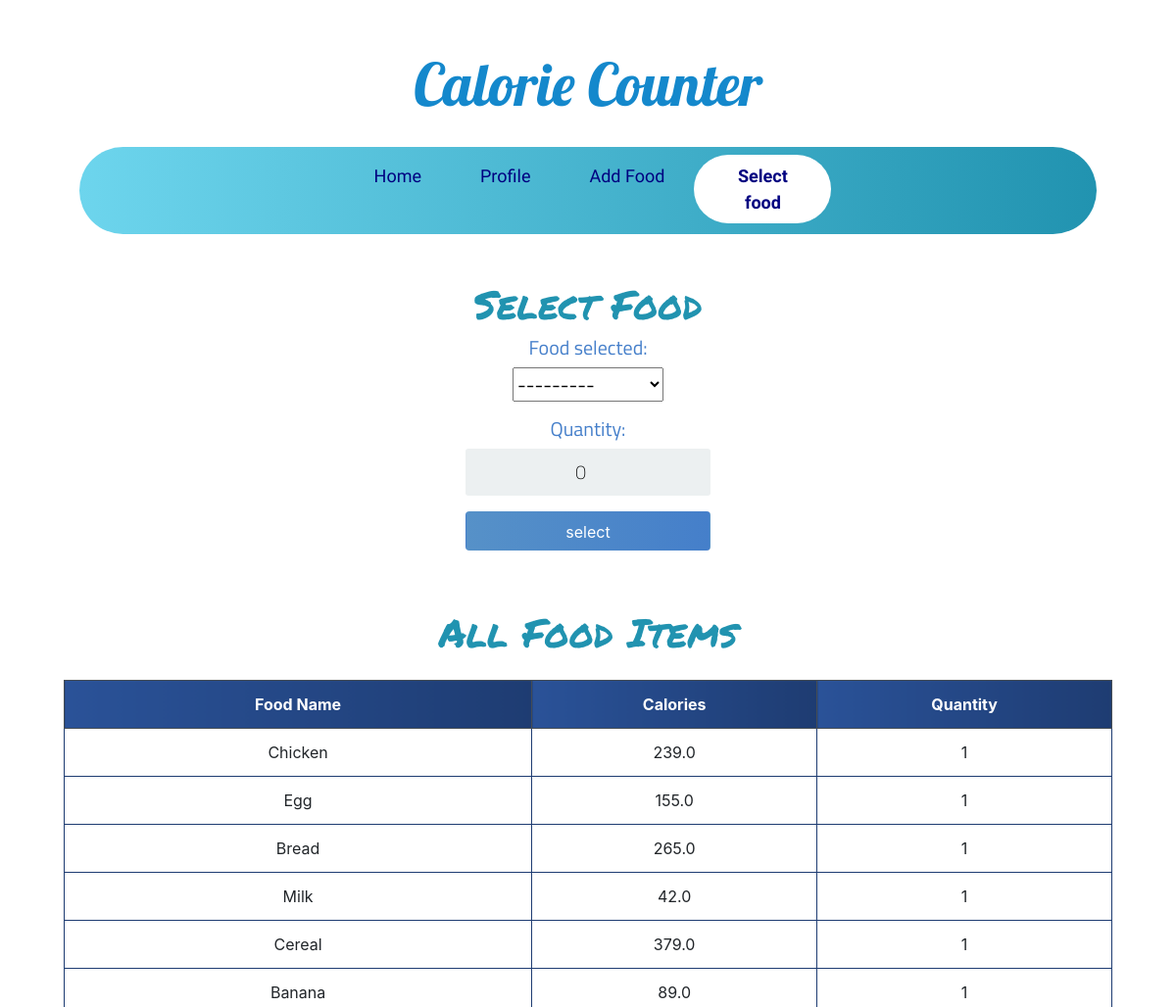
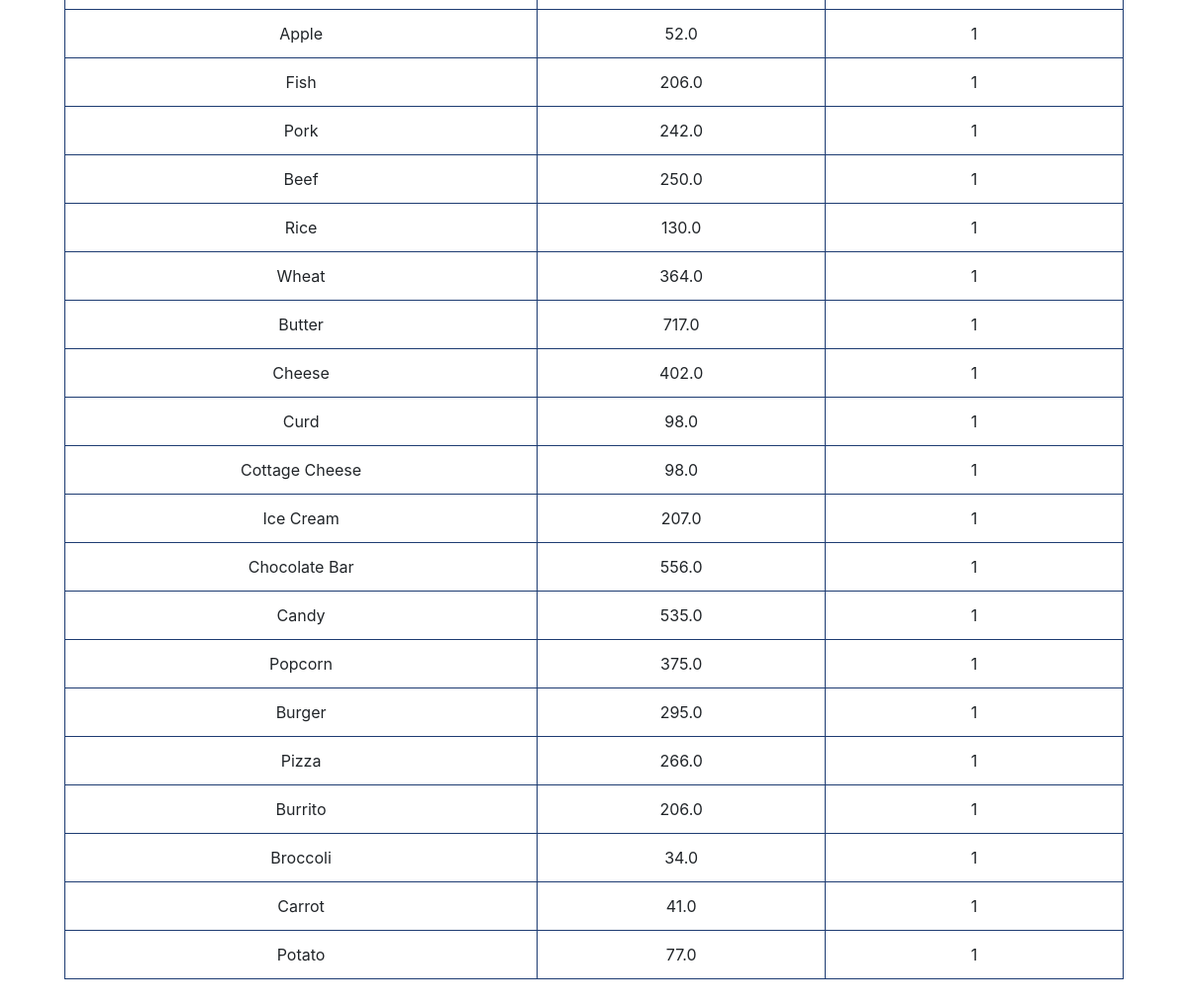
/select_food/ (signed in), run on the app's committed database (2 pictures, top to bottom).
### calories/models.py (models this page shows)
class Food(models.Model):
	name = models.CharField(max_length=200 ,null=False)
	quantity = models.PositiveIntegerField(null=False,default=0)
	calorie = models.FloatField(null=False,default=0)
	person_of = models.ForeignKey(User,null=True,on_delete=models.CASCADE)
	def __str__(self):
		return self.name

### calories/views.py (the view)
# urls.py: path('select_food/',select_food,name='select_food'),
@login_required
def select_food(request):
	person = Profile.objects.filter(person_of=request.user).last()
	food_items = Food.objects.filter(person_of=request.user)
	form = SelectFoodForm(request.user,instance=person)
	if request.method == 'POST':
		form = SelectFoodForm(request.user,request.POST,instance=person)
		if form.is_valid():
			form.save()
			return redirect('home')
	else:
		form = SelectFoodForm(request.user)
	context = {'form':form,'food_items':food_items}
	return render(request, 'select_food.html',context)

### calories/forms.py
class SelectFoodForm(forms.ModelForm):
    class Meta:
        model = Profile
        fields = ('food_selected','quantity',)
    def __init__(self, user, *args, **kwargs):
        super(SelectFoodForm, self).__init__(*args, **kwargs)
        self.fields['food_selected'].queryset = Food.objects.filter(person_of=user)

### templates/select_food.html (shortened to what this page needs)
{% extends 'base.html' %}
{% block content %}
    <div class="login mt-0">
        <div class="login-screen">
            <div class="app-title">
                <h1 class="headline">Select Food</h1>
            </div>
            <form method="POST" action="" class="login-form">
              <h5 class="form-labels">
                {{ form.as_p }}
            </h5>
                <input class="btn login_btn pt-2" type="submit" value="select">
            </form>
        </div>
    </div>
    <div class="container-fluid">
   <h1 class="headline text-center pb-3">All Food Items </h1>
        <table class="table table-bordered text-center">
            <thead class="thead-dark">
                <tr>
                    <th scope="col">Food Name</th>
                    <th scope="col">Calories</th>
                    <th scope="col">Quantity</th>
                </tr>
            </thead>
            <tbody>
                {% for food in food_items %}
                <tr>
                    <td>{{ food.name }}</td>
                    <td>{{ food.calorie }}</td>
                    <td>{{ food.quantity }}</td>
                </tr>
                {% endfor %}
            </tbody>
        </table>
     </div>
{% endblock content %}

### templates/base.html (shortened to what this page needs)
<!DOCTYPE html>
{% load static %}
<html>
<head>
	<link href="{% static 'css/base.css' %}" rel="stylesheet">
	<link rel="stylesheet" href="https://stackpath.bootstrapcdn.com/bootstrap/4.5.2/css/bootstrap.min.css">
</head>
<body>
  <a href={% url "home" %}><h1 class="logo text-center">Calorie Counter</h1></a>
<nav id="navbar-primary" class="navbar navbar-expand-lg navbar-default active" role="navigation">
 <div class="container">
            <div class="collapse navbar-collapse" id="resNav">
            <ul class="navbar-nav justify-content-center">
              {% with url_name=request.resolver_match.url_name %}
              <li class="nav-item"><a class="nav-link  {% if url_name == 'home' %} active{% endif %}" href={% url "home" %}>Home</a></li>
              <li class="nav-item"><a class="nav-link {% if url_name == 'profile' %} active{% endif %}" href={% url "profile" %}>Profile</a></li>
              <li class="nav-item"><a class="nav-link {% if url_name == 'add_food' %} active{% endif %}" href={% url "add_food" %}>Add Food</a></li>
              <li class="nav-item"><a class="nav-link {% if url_name == 'select_food' %} active{% endif %}" href={% url "select_food" %}>Select food</a></li>
              {% endwith %}
            </ul>
            </div>
 </div>
</nav>
        {% block content %}
        {% endblock content %}
</body>
</html>

### static/css/base.css (style rules this page uses)
a { text-decoration:none !important; }
.logo { font-family: 'Lobster', cursive; padding-top:0px; padding-bottom:12px; font-size: 60px; color: #1488CC; color: -webkit-linear-gradient(to right, #2B32B2, #1488CC); color: linear-gradient(to right, #2B32B2, #1488CC); }
#navbar-primary.navbar-default .navbar-nav { width: 100%; text-align: center; background: #2193b0; background: -webkit-linear-gradient(to right, #6dd5ed, #2193b0); background: linear-gradient(to right, #6dd5ed, #2193b0); border-radius: 100px ; }
#navbar-primary.navbar-default .navbar-nav > li { display: inline-block; float: none; vertical-align: top; padding-top: 8px; padding-bottom: 8px; font-family: 'Grandstander', cursive }
#navbar-primary.navbar-default .navbar-nav > li > a { padding-left: 30px; padding-right: 30px; color:#000080; font-size: 18px; text-decoration:none; }
ul.navbar-nav .nav-item:after { content: ''; display: block; height: 3px; width: 0; transition: width .5s ease, background-color .5s ease; }
.navbar-nav .nav-item > a.active { width: 140px; background: white ; border-radius: 100px ; color: #white !important; text-align: center; font-weight: bolder; display: block; text-decoration: none; }
body { font-family: Arial; background-color: #3498DB; padding: 50px; }
.login { margin: 20px auto; width: 300px; }
.login-screen { background-color: #FFF; padding: 20px; border-radius: 5px }
.app-title { text-align: center; color: #777; }
.login-form { text-align: center; }
input { text-align: center; background-color: #ECF0F1; border: 2px solid transparent; border-radius: 3px; font-size: 16px; font-weight: 200; padding: 10px 0; width: 250px; transition: border .5s; }
.btn { background: #457fca; background: -webkit-linear-gradient(to right, #5691c8, #457fca); background: linear-gradient(to right, #5691c8, #457fca); color: white !important; font-size: 16px; line-height: 25px; padding: 10px 0; text-decoration: none; text-shadow: none; border-radius: 3px; box-shadow: none; transition: 0.25s; display: block; width: 250px; margin: 0 auto; }
th { background: #1e3c72; background: -webkit-linear-gradient(to right, #2a5298, #1e3c72); background: linear-gradient(to right, #2a5298, #1e3c72); }
.headline { font-family: 'Permanent Marker', cursive; padding-top:20px; color: #2193b0; color: -webkit-linear-gradient(to right, #6dd5ed, #2193b0); color: linear-gradient(to right, #6ded6d, #2193b0); }
.table { background-color: white; color: #18AD7C; }
table.table-bordered > thead > tr > th { border:1px solid #1e3c72; }
table.table-bordered > tbody > tr > td { border:1px solid #1e3c72; }
.form-labels { font-family: 'Titillium Web', sans-serif; color:#457fca; }

### data on the page
Food: name "Chicken", calorie "239.0", quantity "1"
Food: name "Egg", calorie "155.0", quantity "1"
Food: name "Bread", calorie "265.0", quantity "1"
Food: name "Milk", calorie "42.0", quantity "1"
Food: name "Cereal", calorie "379.0", quantity "1"
Food: name "Banana", calorie "89.0", quantity "1"
Food: name "Apple", calorie "52.0", quantity "1"
Food: name "Fish", calorie "206.0", quantity "1"
Food: name "Pork", calorie "242.0", quantity "1"
Food: name "Beef", calorie "250.0", quantity "1"
Food: name "Rice", calorie "130.0", quantity "1"
Food: name "Wheat", calorie "364.0", quantity "1"
Food: name "Butter", calorie "717.0", quantity "1"
Food: name "Cheese", calorie "402.0", quantity "1"
Food: name "Curd", calorie "98.0", quantity "1"
Food: name "Cottage Cheese", calorie "98.0", quantity "1"
Food: name "Ice Cream", calorie "207.0", quantity "1"
Food: name "Chocolate Bar", calorie "556.0", quantity "1"
Food: name "Candy", calorie "535.0", quantity "1"
Food: name "Popcorn", calorie "375.0", quantity "1"
Food: name "Burger", calorie "295.0", quantity "1"
Food: name "Pizza", calorie "266.0", quantity "1"
Food: name "Burrito", calorie "206.0", quantity "1"
Food: name "Broccoli", calorie "34.0", quantity "1"
Food: name "Carrot", calorie "41.0", quantity "1"
Food: name "Potato", calorie "77.0", quantity "1"
